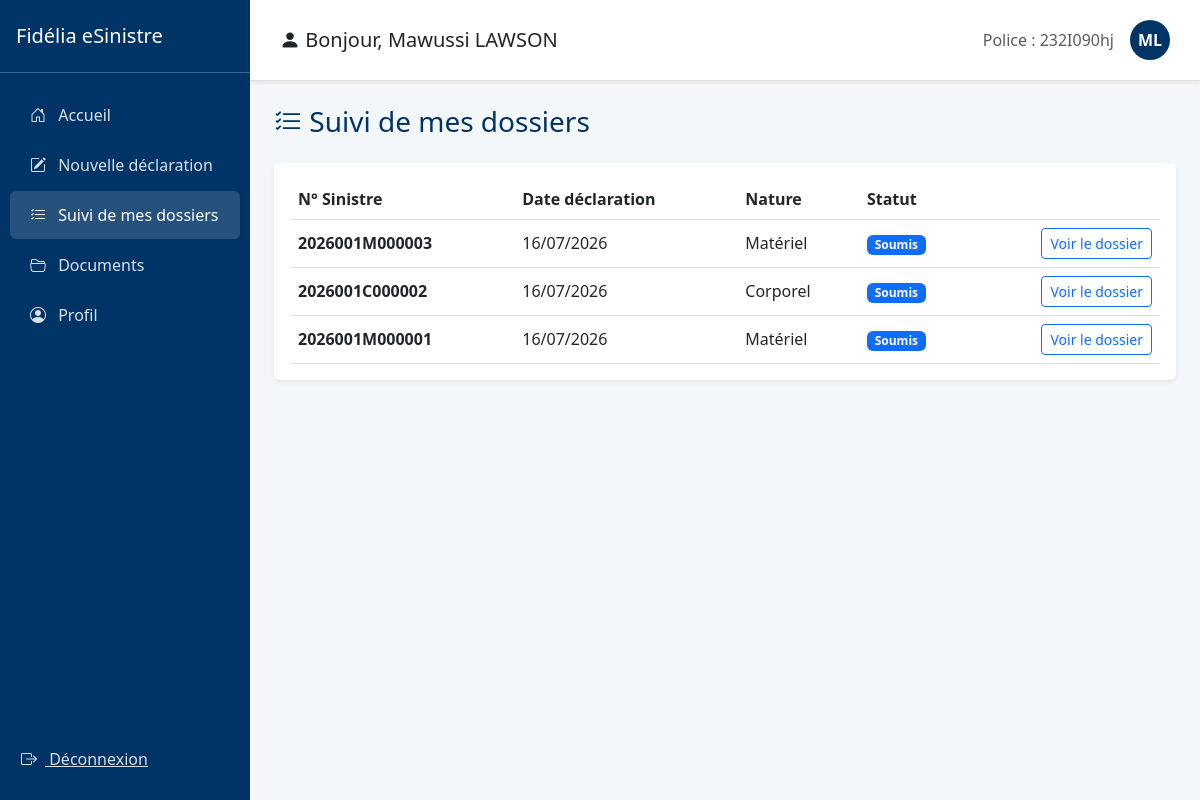
Before: /sinistres/suivi/ (signed in) with the older database file.
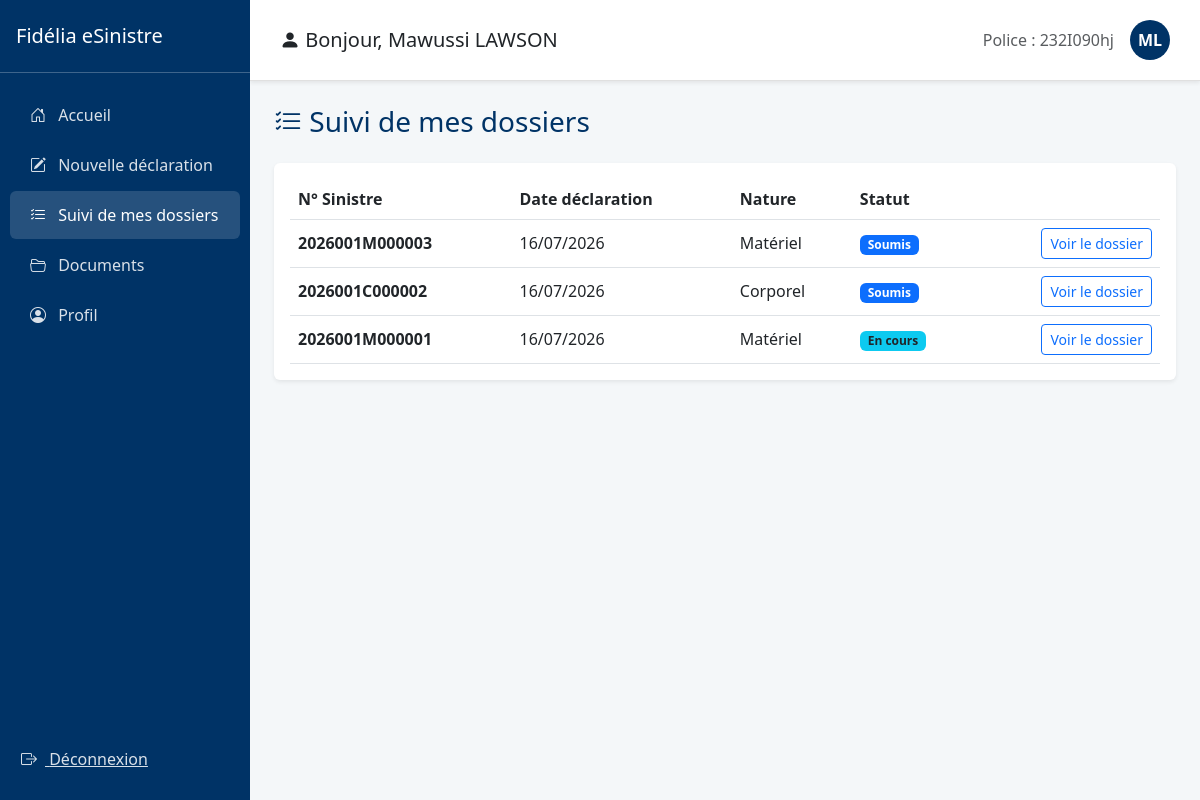
After: the same page with the newer database file.
### gestion_sinistres/models.py (models this page shows, shortened)
class Sinistre(models.Model):
    NATURE_CHOICES = [('C', 'Corporel'), ('M', 'Matériel'), ('X', 'Mixte')]
    STATUS_CHOICES = [
        ('SOUMIS', 'Soumis'),
        ('ATTENTE_COMPLEMENTS', 'En attente de compléments'),
        ('ATTENTE_VALIDATION', 'En attente de validation'),
        ('A_CORRIGER', 'A corriger'),
        ('EN_COURS', 'En cours'),
        ('CLOTURE', 'Clôturé'),
        ('SANS_SUITE', 'Sans suite'),
        ('REOUVERT', 'Réouvert'),
    ]
    n_police = models.CharField(max_length=50)
    nom_conducteur = models.CharField(max_length=100)
    immatriculation = models.CharField(max_length=20)
    numero_sinistre = models.CharField(max_length=20, unique=True)
    statut = models.CharField(max_length=30, choices=STATUS_CHOICES, default='SOUMIS')
    agent_traitant = models.CharField(max_length=100, blank=True, null=True)
    montant_estime = models.DecimalField(max_digits=12, decimal_places=2, default=0)
    date_survenance = models.DateTimeField()
    date_declaration = models.DateTimeField(auto_now_add=True)
    heure_approximative = models.TimeField()
    circonstances = models.TextField()
    vehicule = models.ForeignKey(Vehicule, on_delete=models.CASCADE)
    region = models.ForeignKey(Region, on_delete=models.SET_NULL, null=True)
    ville = models.ForeignKey(Ville, on_delete=models.SET_NULL, null=True)
    prefecture = models.ForeignKey(Prefecture, on_delete=models.SET_NULL, null=True)
    quartier = models.CharField(max_length=150)
    nature = models.CharField(max_length=1, choices=NATURE_CHOICES)
    precision = models.TextField(help_text="Circonstances exactes")
    numero_point_vente = models.CharField(max_length=10, default="001")
    assure = models.ForeignKey(User, on_delete=models.CASCADE, related_name='sinistres')
    lettre_derogation = models.FileField(upload_to='sinistres/derogations/', blank=True, null=True)

### gestion_sinistres/views.py (the view)
# urls.py: path('suivi/', views.suivi_sinistres, name='suivi_sinistres'),
@login_required
def suivi_sinistres(request):
    sinistres = Sinistre.objects.filter(assure=request.user).order_by('-date_declaration')
    return render(request, 'suivi_sinistres.html', {'sinistres': sinistres})

### gestion_sinistres/templates/suivi_sinistres.html (shortened to what this page needs)
{% extends "base_assure.html" %}
{% block content %}
<h3 class="mb-4" style="color: #003366;"><i class="bi bi-list-check"></i> Suivi de mes dossiers</h3>
<div class="card shadow-sm border-0">
    <div class="card-body">
        {% if sinistres %}
        <table class="table table-hover align-middle mb-0">
            <thead>
                <tr>
                    <th>N° Sinistre</th>
                    <th>Date déclaration</th>
                    <th>Nature</th>
                    <th>Statut</th>
                    <th></th>
                </tr>
            </thead>
            <tbody>
                {% for sinistre in sinistres %}
                <tr>
                    <td><strong>{{ sinistre.numero_sinistre }}</strong></td>
                    <td>{{ sinistre.date_declaration|date:"d/m/Y" }}</td>
                    <td>{{ sinistre.get_nature_display }}</td>
                    <td>
                        {% if sinistre.statut == 'SOUMIS' %}
                            <span class="badge bg-primary">{{ sinistre.get_statut_display }}</span>
                        {% elif sinistre.statut == 'ATTENTE_COMPLEMENTS' or sinistre.statut == 'ATTENTE_VALIDATION' %}
                            <span class="badge bg-warning text-dark">{{ sinistre.get_statut_display }}</span>
                        {% elif sinistre.statut == 'EN_COURS' %}
                            <span class="badge bg-info text-dark">{{ sinistre.get_statut_display }}</span>
                        {% elif sinistre.statut == 'CLOTURE' %}
                            <span class="badge bg-success">{{ sinistre.get_statut_display }}</span>
                        {% else %}
                            <span class="badge bg-secondary">{{ sinistre.get_statut_display }}</span>
                        {% endif %}
                    </td>
                    <td class="text-end">
                        <a href="{% url 'detail_sinistre' sinistre.id %}" class="btn btn-sm btn-outline-primary">
                            Voir le dossier
                        </a>
                    </td>
                </tr>
                {% endfor %}
            </tbody>
        </table>
        {% else %}
        <p class="text-muted text-center py-4">Vous n'avez encore déclaré aucun sinistre.</p>
        {% endif %}
    </div>
</div>
{% endblock %}

Changed rows visible on the page:
changed Sinistre: statut "Soumis" → "En cours"
